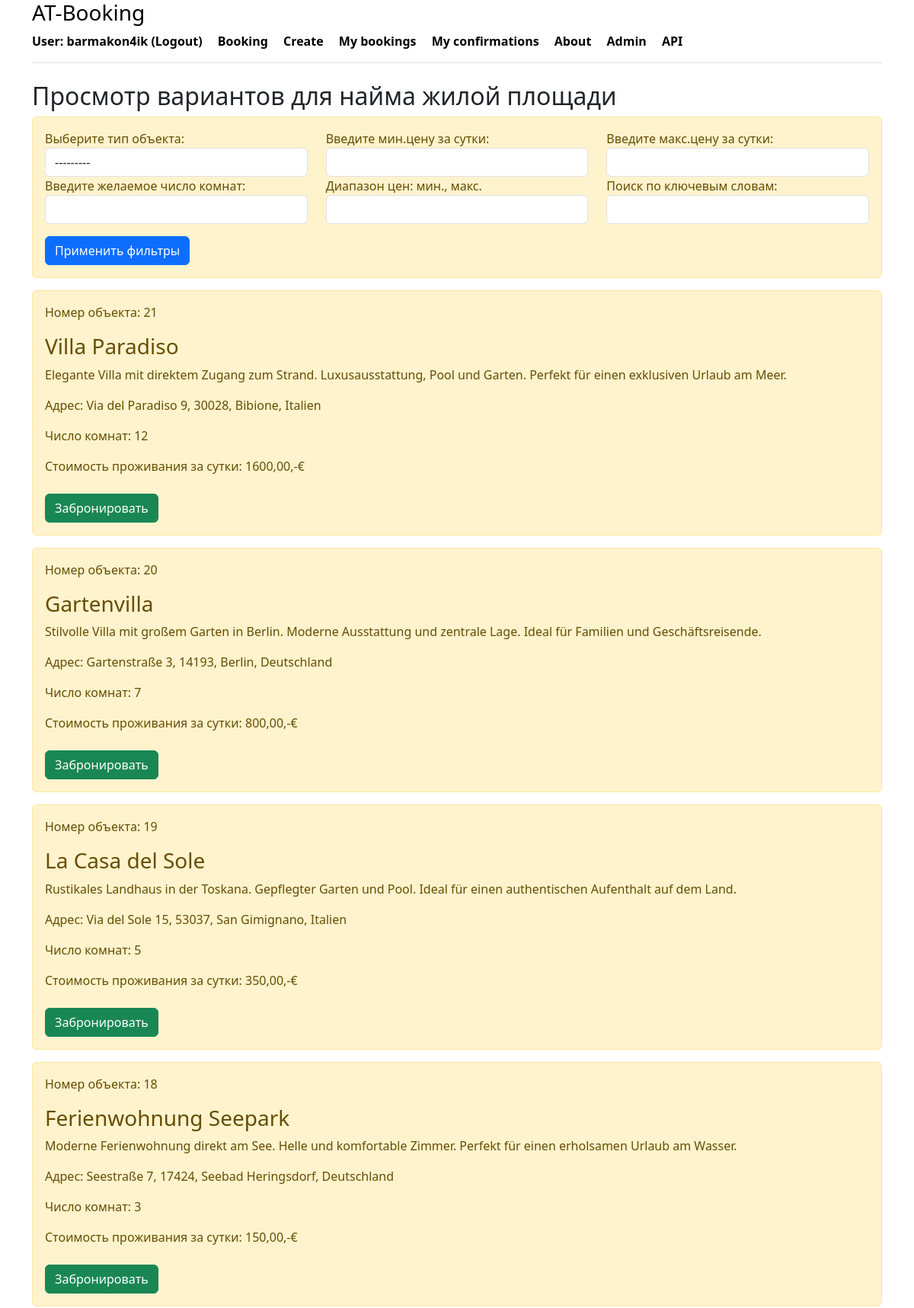
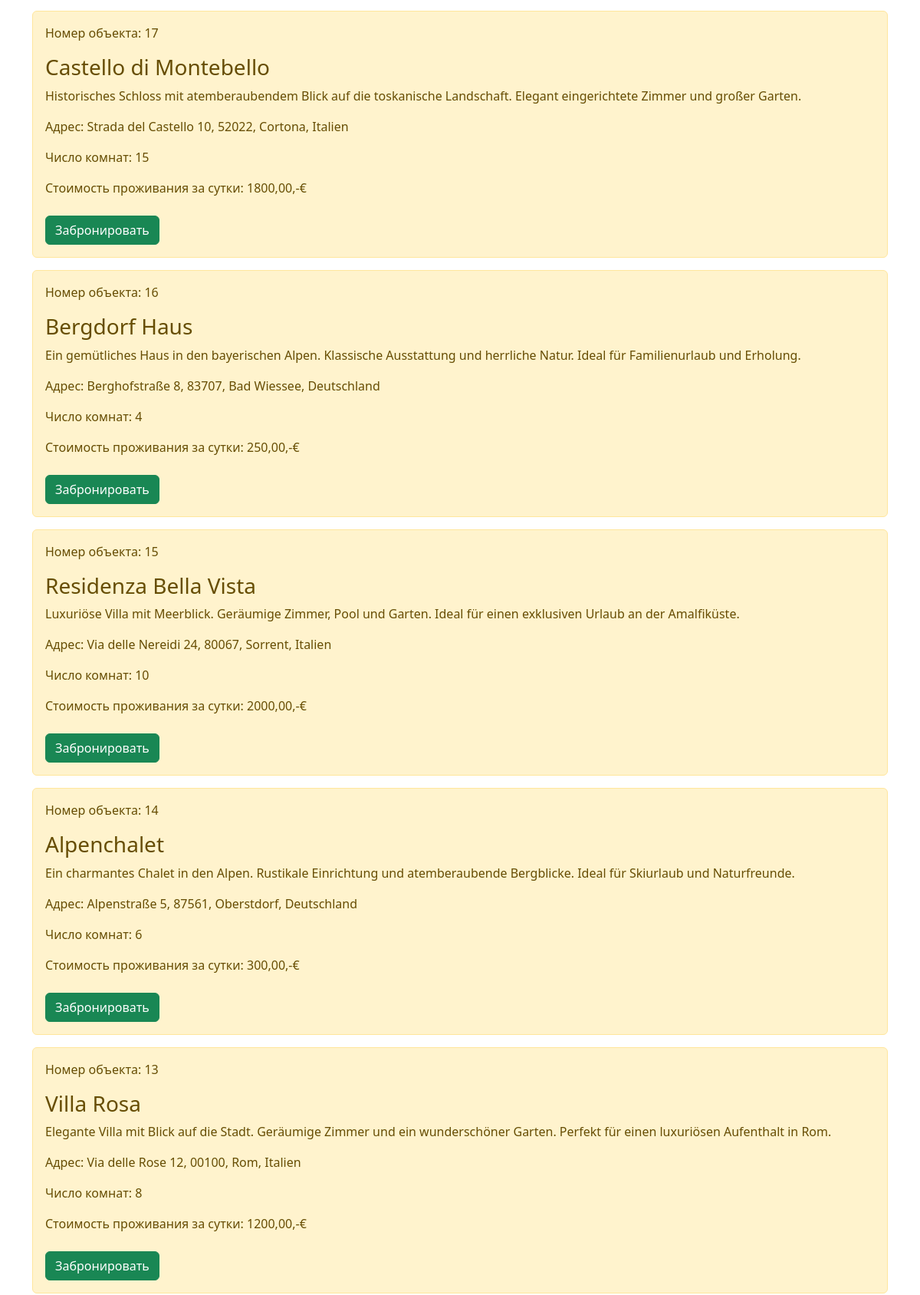
Screenshot of /housing_list/ (signed in, upper part) with the database file from the repository (2 pictures, top to bottom).
### booking/models.py (models this page shows, shortened)
class Housing(models.Model):
    class HousingType(models.TextChoices):
        APARTMENT = 'APARTMENT', 'Квартира'
        HOUSE = 'HOUSE', 'Дом'
        STUDIO = 'STUDIO', 'Студия'
        CASTLE = 'CASTLE', 'Замок'
        HOTEL = 'HOTEL', 'Гостиница'
        VILLA = 'VILLA', 'Вилла'
        COTTAGE = 'COTTAGE', 'Коттедж'
    name = models.CharField(_('Name of object'), max_length=100)
    type = models.CharField(
        _('Type of object'),
        max_length=20,
        choices=HousingType.choices,
        default=HousingType.APARTMENT
    )
    country = models.CharField(_('Country'), max_length=50)
    post_code = models.CharField(_('Postal code'), max_length=10)
    city = models.CharField(_('City'), max_length=50)
    street = models.CharField(_('Street'), max_length=50, null=True, blank=True)
    house_number = models.CharField(_('House number'), max_length=50, null=True, blank=True)
    rooms = models.IntegerField(_('Number of rooms'))
    description = models.TextField(_('Description'))
    price = models.DecimalField(_('Price'), max_digits=10, decimal_places=2)
    owner = models.ForeignKey(User, on_delete=models.CASCADE, related_name='owner_housings')
    is_visible = models.BooleanField(default=True)
    created_at = models.DateTimeField(auto_now_add=True)
    class Meta:
        verbose_name_plural = _('housings')
        verbose_name = _('housing')
        indexes = [
            models.Index(fields=['type']),
            models.Index(fields=['price']),
        ]

### booking/views.py (the view)
# urls.py: path('housing_list/', housing_list, name='housing_list'),
def housing_list(request):
    if request.user.is_authenticated:
        housing_filter = HousingFilter(request.GET, queryset=user_filter(request))
        context = {
            'filter': housing_filter,
            'housing': housing_filter.qs,  # отфильтрованные результаты
            'title': 'Список жилья'
        }
        return render(request, 'booking/housing_list.html', context)
    else:
        return redirect('login')

### booking/templatetags/form_tags.py (called while the page is built)
@register.filter(name='add_class')
def add_class(value, css_class):
    return value.as_widget(attrs={'class': css_class})

### booking/views.py (called while the page is built)
def user_filter(request):
    user = request.user
    if user.is_staff or user.is_superuser:
        return Housing.objects.all().order_by('id')
    else:
        housing = Housing.objects.filter(
            is_visible=True
        ).order_by('-id')
        return housing | Housing.objects.filter(owner=user)

### booking/templates/booking/housing_list.html (shortened to what this page needs)
{% extends 'booking/base.html' %}
{% load form_tags %}
{% block content %}
    <h2>Просмотр вариантов для найма жилой площади</h1>
    <div class="alert alert-warning mt-2">
    <form method="get">
        <div class="row">
            <div class="col-md-4">
                <label for="id_type">Выберите тип объекта:</label>
                {{ filter.form.type|add_class:"form-control" }}
            </div>
            <div class="col-md-4">
                <label for="id_price_min">Введите мин.цену за сутки:</label>
                {{ filter.form.price_min|add_class:"form-control" }}
            </div>
            <div class="col-md-4">
                <label for="id_price_max">Введите макс.цену за сутки:</label>
                {{ filter.form.price_max|add_class:"form-control" }}
            </div>
            <div class="col-md-4">
                <label for="id_rooms">Введите желаемое число комнат:</label>
                {{ filter.form.rooms|add_class:"form-control" }}
            </div>
            <div class="col-md-4">
                <label for="id_price_range">Диапазон цен: мин., макс.</label>
                {{ filter.form.price_range|add_class:"form-control" }}
            </div>
            <div class="col-md-4">
                <label for="id_keyword">Поиск по ключевым словам:</label>
                {{ filter.form.keyword|add_class:"form-control" }}
            </div>
        </div>
        <button type="submit" class="btn btn-primary mt-3">Применить фильтры</button>
    </form>
    </div>
    {% if housing %}
        {% for el in housing %}
            <div class="alert alert-warning mt-2">
                <p>Номер объекта: {{ el.id }}</p>
                 <h3>{{ el.name }}</h3>
                 <p>{{ el.description }}</p>
                 <p>Адрес: {{ el.street }} {{ el.house_number }}, {{ el.post_code }}, {{ el.city }}, {{ el.country }}</p>
                 <p>Число комнат: {{ el.rooms }}</p>
                 <p>Стоимость проживания за сутки: {{ el.price }},-€</p>
                <a href="{% url 'create_booking' el.id %}" class="btn btn-success mt-2">Забронировать</a>
            </div>
        {% endfor %}
    {% else %}
        <div class="alert alert-warning mt-2">
            <p>Записей нет</p>
        </div>
    {% endif %}
{% endblock %}

### booking/templates/booking/base.html (shortened to what this page needs)
<!DOCTYPE html>
<html lang="ru">
<head>
    <link rel="stylesheet" href="https://cdn.jsdelivr.net/npm/bootstrap@5.3.3/dist/css/bootstrap.min.css">
</head>
<body>
<div class="container">
   <div class="d-flex flex-column flex-md-row align-items-center pb-3 mb-4 border-bottom">
       <a href="/" class="d-flex align-items-center link-body-emphasis text-decoration-none">
        <strong>
          <a class="link-body-emphasis text-decoration-none" href="{% url 'index' %}"><h3>AT-Booking</h3></a>
               {% if user.is_authenticated %}
                   <a class="me-3 py-2 link-body-emphasis text-decoration-none" href="{% url 'logout' %}">User: {{ user.username }} (Logout) </a>
               {% else %}
                   <a class="me-3 py-2 link-body-emphasis text-decoration-none" href="{% url 'login' %}">Login</a>
               {% endif %}
               <a class="me-3 py-2 link-body-emphasis text-decoration-none" href="{% url 'housing_list' %}">Booking</a>
               <a class="me-3 py-2 link-body-emphasis text-decoration-none" href="{% url 'create' %}">Create</a>
               <a class="me-3 py-2 link-body-emphasis text-decoration-none" href="{% url 'my_bookings' %}">My bookings</a>
                <a class="me-3 py-2 link-body-emphasis text-decoration-none" href="{% url 'my_confirmation' %}">My confirmations</a>
                <a class="me-3 py-2 link-body-emphasis text-decoration-none" href="{% url 'about' %}">About</a>
            <a class="me-3 py-2 link-body-emphasis text-decoration-none" href="/admin/">Admin</a>
               <a class="me-3 py-2 link-body-emphasis text-decoration-none" href="/api/">API</a>
        </strong>
   </div>
</div>
<div class="container">
    {% block content %}{% endblock %}
</div>
</body>
</html>

### rows the page displays
Housing: id "21", name "Villa Paradiso", description "Elegante Villa mit direktem Zugang zum Strand. Luxusausstattung, Pool und Garten. Perfekt für einen exklusiven Urlaub am Meer.", street "Via del Paradiso", house_number "9", post_code "30028", city "Bibione", country "Italien", rooms "12", price "1600,00"
Housing: id "20", name "Gartenvilla", description "Stilvolle Villa mit großem Garten in Berlin. Moderne Ausstattung und zentrale Lage. Ideal für Familien und Geschäftsreisende.", street "Gartenstraße", house_number "3", post_code "14193", city "Berlin", country "Deutschland", rooms "7", price "800,00"
Housing: id "19", name "La Casa del Sole", description "Rustikales Landhaus in der Toskana. Gepflegter Garten und Pool. Ideal für einen authentischen Aufenthalt auf dem Land.", street "Via del Sole", house_number "15", post_code "53037", city "San Gimignano", country "Italien", rooms "5", price "350,00"
Housing: id "18", name "Ferienwohnung Seepark", description "Moderne Ferienwohnung direkt am See. Helle und komfortable Zimmer. Perfekt für einen erholsamen Urlaub am Wasser.", street "Seestraße", house_number "7", post_code "17424", city "Seebad Heringsdorf", country "Deutschland", rooms "3", price "150,00"
Housing: id "17", name "Castello di Montebello", description "Historisches Schloss mit atemberaubendem Blick auf die toskanische Landschaft. Elegant eingerichtete Zimmer und großer Garten.", street "Strada del Castello", house_number "10", post_code "52022", city "Cortona", country "Italien", rooms "15", price "1800,00"
Housing: id "16", name "Bergdorf Haus", description "Ein gemütliches Haus in den bayerischen Alpen. Klassische Ausstattung und herrliche Natur. Ideal für Familienurlaub und Erholung.", street "Berghofstraße", house_number "8", post_code "83707", city "Bad Wiessee", country "Deutschland", rooms "4", price "250,00"
Housing: id "15", name "Residenza Bella Vista", description "Luxuriöse Villa mit Meerblick. Geräumige Zimmer, Pool und Garten. Ideal für einen exklusiven Urlaub an der Amalfiküste.", street "Via delle Nereidi", house_number "24", post_code "80067", city "Sorrent", country "Italien", rooms "10", price "2000,00"
Housing: id "14", name "Alpenchalet", description "Ein charmantes Chalet in den Alpen. Rustikale Einrichtung und atemberaubende Bergblicke. Ideal für Skiurlaub und Naturfreunde.", street "Alpenstraße", house_number "5", post_code "87561", city "Oberstdorf", country "Deutschland", rooms "6", price "300,00"
Housing: id "13", name "Villa Rosa", description "Elegante Villa mit Blick auf die Stadt. Geräumige Zimmer und ein wunderschöner Garten. Perfekt für einen luxuriösen Aufenthalt in Rom.", street "Via delle Rose", house_number "12", post_code "00100", city "Rom", country "Italien", rooms "8", price "1200,00"

### other values shown
{{ user.username }} "barmakon4ik"
